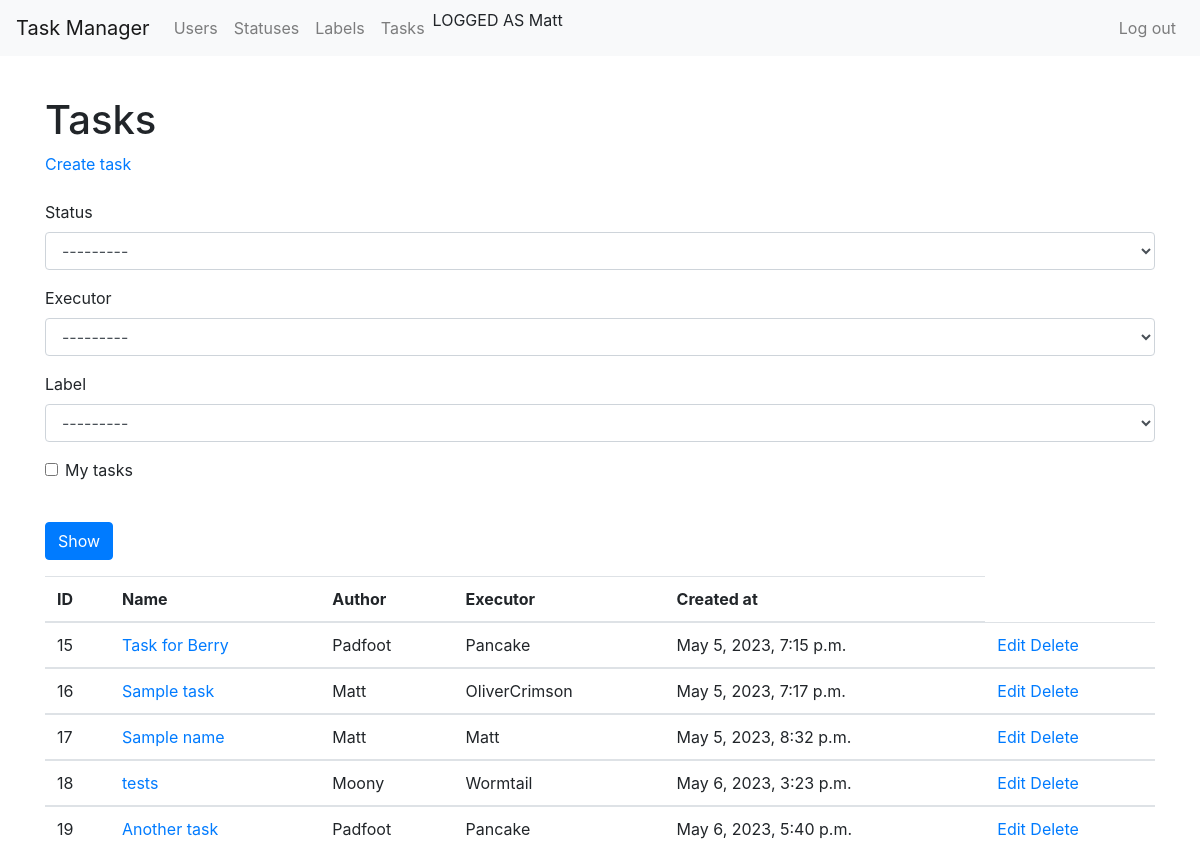
Page /tasks/ (signed in) on the earlier database version.
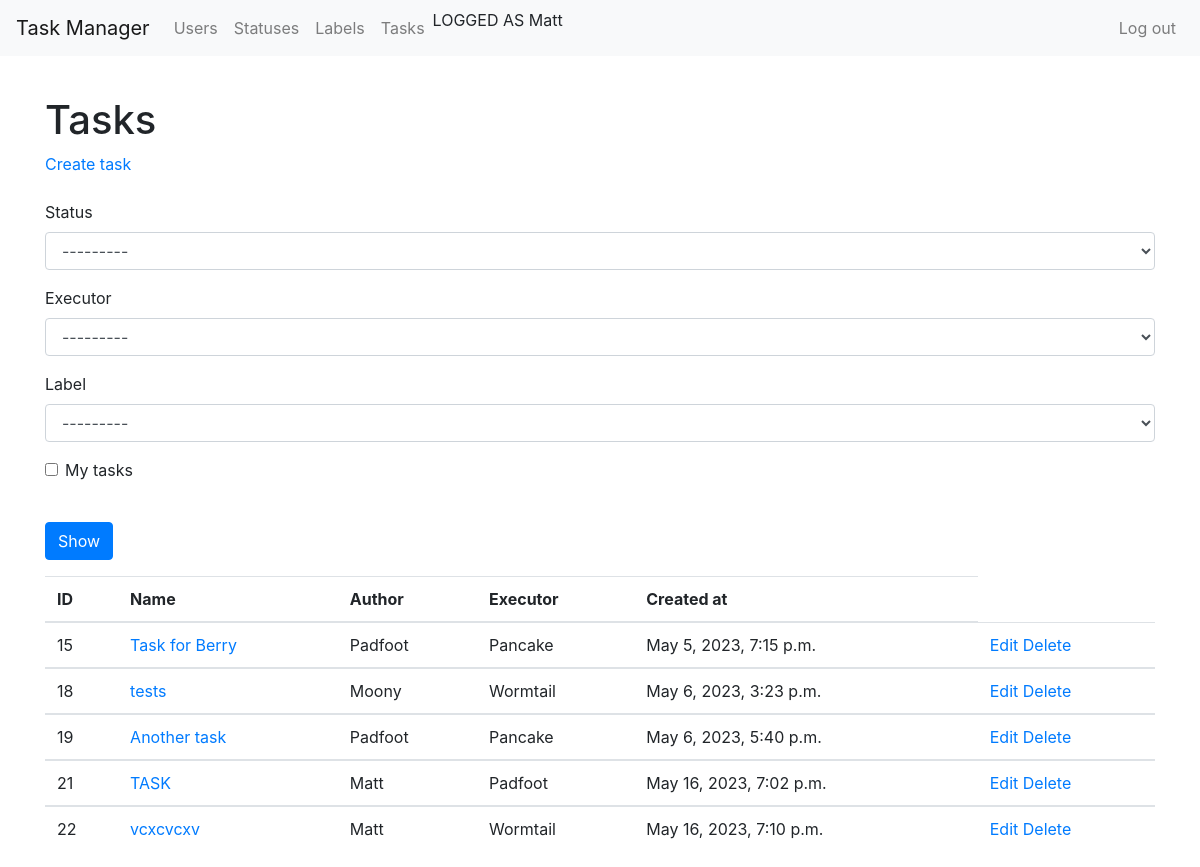
Same page on the later database version.
### tasks/models.py (models this page shows, shortened)
class Tasks(models.Model):
    name = models.CharField(max_length=140)
    description = models.TextField()
    status = models.ForeignKey(Statuses, on_delete=models.PROTECT)
    executor = models.ForeignKey(User,
                                 on_delete=models.PROTECT,
                                 default=True)
    made_by = models.ForeignKey(User,
                                on_delete=models.PROTECT,
                                related_name='author',
                                default=True)
    date = models.DateTimeField(auto_now_add=True)
    labels = models.ManyToManyField(Labels,
                                    through='LabelRelativity'
                                    )

### users/models.py (models this page shows)
class User(AbstractUser):
    def __str__(self):
        return self.get_full_name()

### tasks/views.py (the view)
class FilteredTasks(LoginRequiredMixin, FilterView):
    model = Tasks
    template_name = 'tasks/tasks_list.html'
    context_object_name = 'tasks'
    filterset_class = TaskFilter

### labels/models.py (called while the page is built)
    def __str__(self):
        return f'{self.name}'

### statuses/models.py (called while the page is built)
    def __str__(self):
        return f'{self.name}'

### tasks/templates/tasks/tasks_list.html (shortened to what this page needs)
{% extends 'main_page/base.html' %}
{% load bootstrap4 %}
{% load i18n %}
{% block body %}
    <h1>Tasks</h1>
    <div>
        <a href="{% url 'task_create' %}">Create task</a>
    </div>
    <br>
<form method="get">
        {% bootstrap_form filter.form %}
      <br>
    <button type="submit" class="btn btn-primary">Show</button>
    </form>
    <table class="table">
        <thead>
            <tr>
                <th>ID</th>
                <th>Name</th>
                <th>Author</th>
                <th>Executor</th>
                <th>Created at</th>
            </tr>
        </thead>
        {% for item in tasks %}
        <tbody>
            <tr>
                <td>{{ item.id }}</td>
                <td><a href="{% url 'task_details' pk=item.id %}">{{ item.name }}</a></td>
                <td>{{ item.made_by.username }}</td>
                <td>{{ item.executor.username }}</td>
                <td>{{ item.date }}</td>
                <td>
                       <a href="{% url 'task_edit' pk=item.id %}">Edit</a>
                        <a href="{% url 'task_delete' pk=item.id %}">Delete</a>
                </td>
            </tr>
        {% endfor %}
        </tbody>
    </table>
{% endblock %}

Differences in the rows shown:
removed Tasks: id "16", name "Sample task", made_by.username "Matt", executor.username "OliverCrimson", date "May 5, 2023, 7:17 p.m."
removed Tasks: id "17", name "Sample name", made_by.username "Matt", executor.username "Matt", date "May 5, 2023, 8:32 p.m."
added Tasks: id "21", name "TASK", made_by.username "Matt", executor.username "Padfoot", date "May 16, 2023, 7:02 p.m."
added Tasks: id "22", name "vcxcvcxv", made_by.username "Matt", executor.username "Wormtail", date "May 16, 2023, 7:10 p.m."
